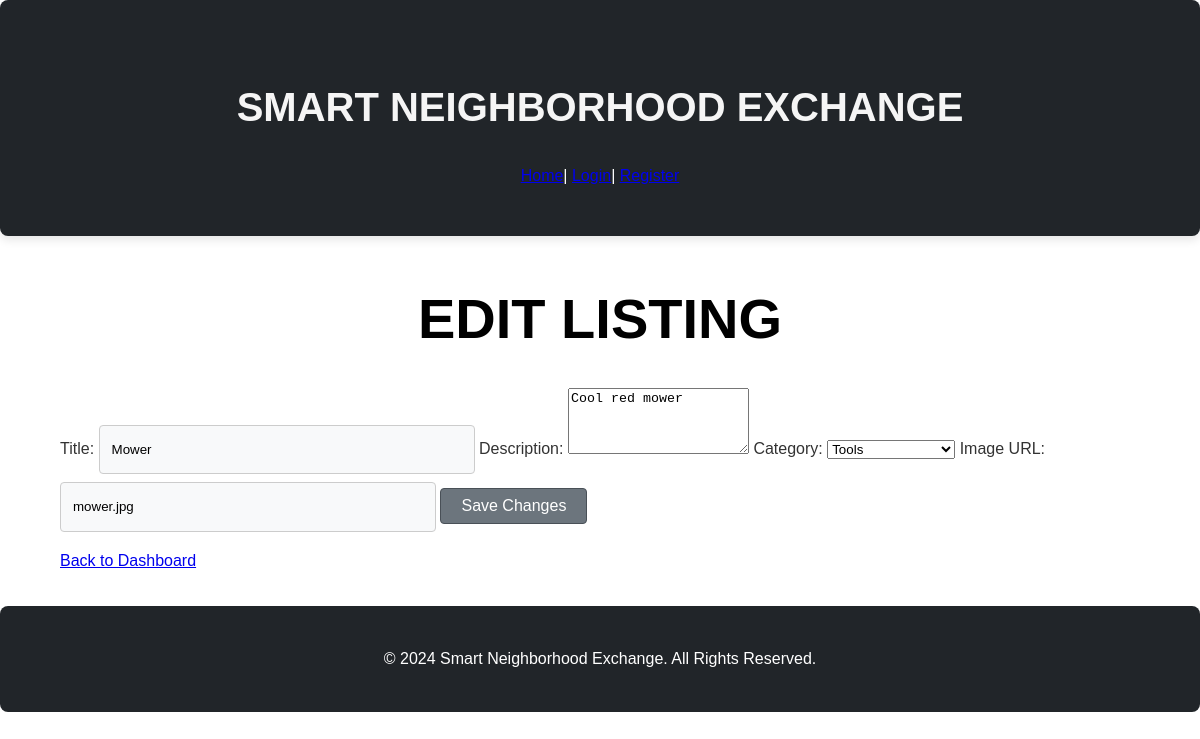
Page /edit_listing/1 on the committed database.
### tables this page shows
CREATE TABLE listings (
    id INTEGER PRIMARY KEY AUTOINCREMENT,
    user_id INTEGER NOT NULL,
    title TEXT NOT NULL,
    description TEXT NOT NULL,
    category TEXT NOT NULL,
    status TEXT DEFAULT 'available',
    date_posted TEXT NOT NULL,
    image_url TEXT,
    FOREIGN KEY (user_id) REFERENCES users (id)
);

### app.py (the view, shortened to what this page needs)
@app.route('/edit_listing/<int:listing_id>', methods=['GET', 'POST'])
def edit_listing(listing_id):
    conn = get_db_connection()
    listing = conn.execute('SELECT * FROM listings WHERE id = ?', (listing_id,)).fetchone()
    conn.close()
    if not listing:
        flash('Listing not found.', 'error')
        return redirect(url_for('dashboard'))
    return render_template('edit_listing.html', listing=listing)

### app.py (called while the page is built)
def get_db_connection():
    conn = sqlite3.connect('birthdays.db')  # SQLite database file
    conn.row_factory = sqlite3.Row  # Enables dictionary-like access
    return conn

### templates/edit_listing.html (shortened to what this page needs)
{% extends "layout.html" %}
{% block body %}
    <div class="container">
        <h1>Edit Listing</h1>
        <form method="POST" action="{{ url_for('edit_listing', listing_id=listing['id']) }}">
            <label for="title">Title:</label>
            <input type="text" id="title" name="title" value="{{ listing['title'] }}" required>
            <label for="description">Description:</label>
            <textarea id="description" name="description" rows="4" required>{{ listing['description'] }}</textarea>
            <label for="category">Category:</label>
            <select id="category" name="category" required>
                <option value="tools" {% if listing['category'] == 'tools' %}selected{% endif %}>Tools</option>
            </select>
            <label for="image_url">Image URL:</label>
            <input type="text" id="image_url" name="image_url" value="{{ listing['image_url'] }}" placeholder="Optional image URL">
            <button type="submit">Save Changes</button>
        </form>
        <p><a href="{{ url_for('dashboard') }}">Back to Dashboard</a></p>
    </div>
{% endblock %}

### static/styles.css (style rules this page uses)
body { background-color: #fff; color: #333; font-size: 1rem; font-weight: 400; line-height: 1.6; margin: 0; text-align: left; font-family: 'Arial', sans-serif; }
.container { margin-left: auto; margin-right: auto; padding: 0 20px; width: 90%; }
h1 { font-family: 'Montserrat', sans-serif; font-size: 3.5rem; font-weight: 700; color:black; margin-bottom: 1.5rem; text-transform: uppercase; text-align: center; }
button, input[type="submit"] { background-color: #6c757d; border: 1px solid #495057; border-radius: 0.25rem; font-size: 1rem; font-weight: 500; padding: 0.5rem 1.25rem; color: #fff; cursor: pointer; transition: background-color 0.3s ease, border-color 0.3s ease, box-shadow 0.3s ease; }
input[type="text"], input[type="number"] { line-height: 1.8; width: 100%; max-width: 350px; padding: 0.75rem; border: 1px solid #ccc; border-radius: 0.25rem; margin-top: 0.5rem; background-color: #f8f9fa; transition: background-color 0.2s ease, border-color 0.2s ease; }

### rows in the picture
listings: title "Mower", description "Cool red mower", category "Tools", image_url "mower.jpg"
